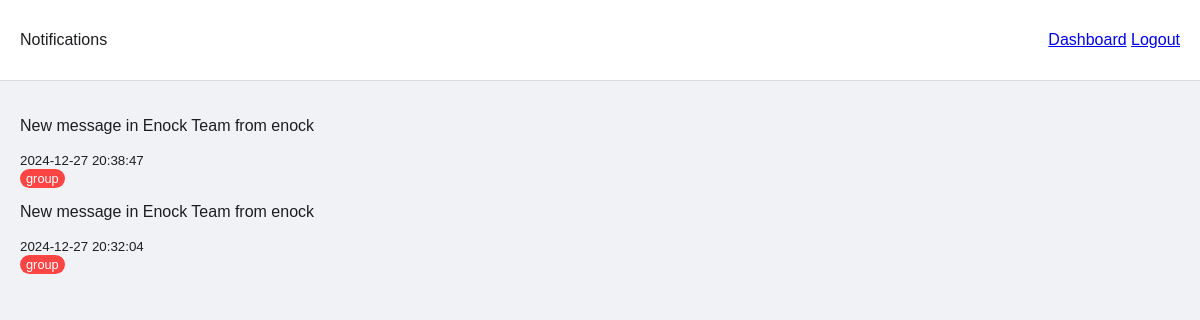
The app's page /notifications (signed in), older data.
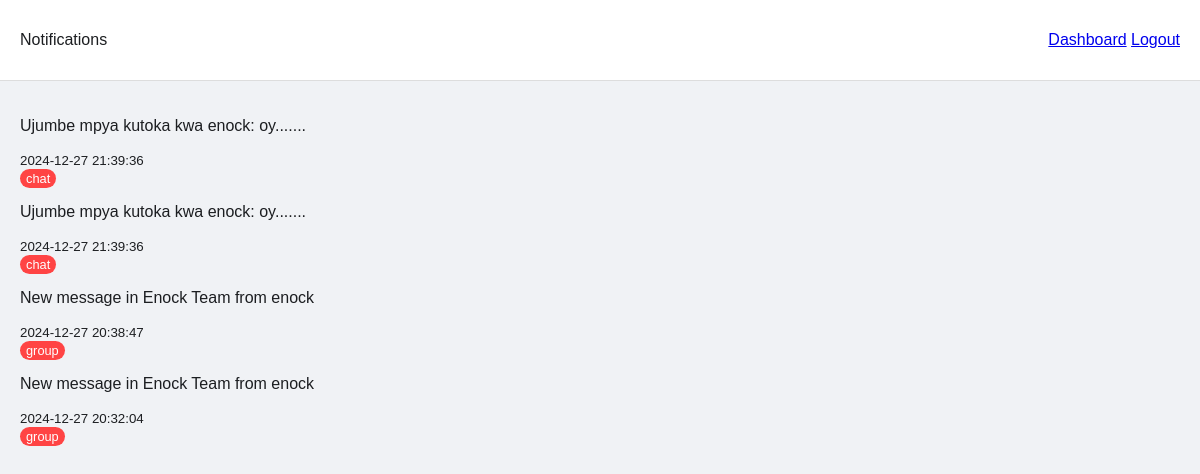
The same page, newer data.
### models.py (models this page shows)
class Notification(db.Model):
    id = db.Column(db.Integer, primary_key=True)
    user_id = db.Column(db.Integer, db.ForeignKey('user.id'), nullable=False)
    content = db.Column(db.String(500), nullable=False)
    type = db.Column(db.String(50), nullable=False)  # 'admin', 'chat', 'group'
    is_read = db.Column(db.Boolean, default=False)
    timestamp = db.Column(db.DateTime, default=datetime.utcnow)

### app.py (the view)
@app.route('/notifications')
@login_required
def notifications():
    notifications = Notification.query.filter_by(user_id=current_user.id).order_by(Notification.timestamp.desc()).all()
    for notification in notifications:
        notification.is_read = True
    db.session.commit()
    return render_template('notifications.html', notifications=notifications)

### app.py (called while the page is built)
@login_manager.user_loader
def load_user(user_id):
    return User.query.get(int(user_id))

@app.context_processor
def inject_notifications():
    if current_user.is_authenticated:
        notifications = Notification.query.filter_by(
            user_id=current_user.id,
            is_read=False
        ).all()
        return {'notifications': notifications}
    return {'notifications': []}

### templates/notifications.html (shortened to what this page needs)
<!DOCTYPE html>
<html lang="en">
<head>
    <link rel="stylesheet" href="{{ url_for('static', filename='css/style.css') }}">
</head>
<body>
    <nav>
        <div class="nav-wrapper">
            <span>Notifications</span>
            <div>
                <a href="{{ url_for('chat_dashboard') }}">Dashboard</a>
                <a href="{{ url_for('logout') }}">Logout</a>
            </div>
        </div>
    </nav>
    <div class="container">
        <div class="notifications-container">
            {% if notifications %}
                {% for notification in notifications %}
                    <div class="notification-item {% if not notification.is_read %}unread{% endif %}">
                        <div class="notification-content">
                            <p>{{ notification.content }}</p>
                            <small class="notification-time">
                                {{ notification.timestamp.strftime('%Y-%m-%d %H:%M:%S') }}
                            </small>
                        </div>
                        <div class="notification-type">
                            <span class="badge badge-{{ notification.type }}">
                                {{ notification.type }}
                            </span>
                        </div>
                    </div>
                {% endfor %}
            {% else %}
                <div class="no-notifications">
                    <p>No notifications to display</p>
                </div>
            {% endif %}
        </div>
    </div>
</body>
</html>

### static/css/style.css (style rules this page uses)
:root { --bg-primary: #f0f2f5; --bg-secondary: #ffffff; --text-primary: #1c1e21; --text-secondary: #65676b; --border-color: #ddd; --accent-color: #1877f2; --hover-bg: #f0f2f5; --card-shadow: 0 2px 4px rgba(0,0,0,0.1); --nav-bg: #ffffff; }
body { margin: 0; padding: 0; font-family: Arial, sans-serif; background-color: var(--bg-primary); color: var(--text-primary); }
.container { max-width: 1200px; margin: 0 auto; padding: 20px; }
nav { background-color: var(--nav-bg); border-bottom: 1px solid var(--border-color); padding: 10px 0; position: sticky; top: 0; z-index: 1000; }
.nav-wrapper { padding: 0 20px; height: 60px; display: flex; justify-content: space-between; align-items: center; }
.badge { background-color: #ff4444; color: white; padding: 2px 6px; border-radius: 10px; font-size: 0.8em; }
* { transition: background-color 0.3s ease, color 0.3s ease, border-color 0.3s ease, box-shadow 0.3s ease; }

Row changes from the older to the newer data that the page shows:
added Notification: content "Ujumbe mpya kutoka kwa enock: oy.......", timestamp "2024-12-27 21:39:36", type "chat"
added Notification: content "Ujumbe mpya kutoka kwa enock: oy.......", timestamp "2024-12-27 21:39:36", type "chat"
